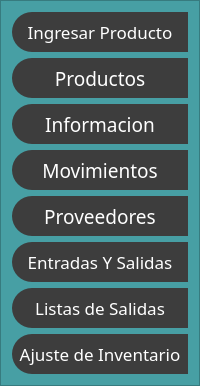
           <widget class="QFrame" name="FrameBotones">
            <property name="minimumSize">
             <size>
              <width>200</width>
              <height>0</height>
             </size>
            </property>
            <property name="maximumSize">
             <size>
              <width>0</width>
              <height>16777215</height>
             </size>
            </property>
            <property name="styleSheet">
             <string notr="true">QFrame{
background-color:#479FA4;
}

QPushButton{
background-color:rgb(61,61,61);
border-top-left-radius:20px;
border-bottom-left-radius:20px;
color:rgb(255,255,255);
}

QPushButton:hover{
background-color:white;
border-top-left-radius:20px;
border-bottom-left-radius:20px;
color:rgb(0,0,0);
}</string>
            </property>
            <property name="frameShape">
             <enum>QFrame::StyledPanel</enum>
            </property>
            <property name="frameShadow">
             <enum>QFrame::Raised</enum>
            </property>
            <layout class="QVBoxLayout" name="verticalLayout_3">
             <item>
              <widget class="QPushButton" name="BTIngresarProd">
               <property name="minimumSize">
                <size>
                 <width>0</width>
                 <height>40</height>
                </size>
               </property>
               <property name="font">
                <font>
                 <family>Goudy Old Style</family>
                 <pointsize>13</pointsize>
                </font>
               </property>
               <property name="cursor">
                <cursorShape>PointingHandCursor</cursorShape>
               </property>
               <property name="text">
                <string>Ingresar Producto</string>
               </property>
               <property name="iconSize">
                <size>
                 <width>16</width>
                 <height>16</height>
                </size>
               </property>
              </widget>
             </item>
             <item>
              <widget class="QPushButton" name="BTProductoss">
               <property name="minimumSize">
                <size>
                 <width>0</width>
                 <height>40</height>
                </size>
               </property>
               <property name="font">
                <font>
                 <family>Goudy Old Style</family>
                 <pointsize>14</pointsize>
                 <weight>50</weight>
                 <italic>false</italic>
                 <bold>false</bold>
                </font>
               </property>
               <property name="cursor">
                <cursorShape>PointingHandCursor</cursorShape>
               </property>
               <property name="text">
                <string>Productos</string>
               </property>
               <property name="iconSize">
                <size>
                 <width>16</width>
                 <height>16</height>
                </size>
               </property>
              </widget>
             </item>
             <item>
              <widget class="QPushButton" name="BTInformacion">
               <property name="minimumSize">
                <size>
                 <width>0</width>
                 <height>40</height>
                </size>
               </property>
               <property name="font">
                <font>
                 <family>Goudy Old Style</family>
                 <pointsize>14</pointsize>
                 <weight>50</weight>
                 <italic>false</italic>
                 <bold>false</bold>
                </font>
               </property>
               <property name="cursor">
                <cursorShape>PointingHandCursor</cursorShape>
               </property>
               <property name="text">
                <string>Informacion</string>
               </property>
               <property name="iconSize">
                <size>
                 <width>16</width>
                 <height>16</height>
                </size>
               </property>
              </widget>
             </item>
             <item>
              <widget class="QPushButton" name="BTMovimientoss">
               <property name="minimumSize">
                <size>
                 <width>0</width>
                 <height>40</height>
                </size>
               </property>
               <property name="font">
                <font>
                 <family>Goudy Old Style</family>
                 <pointsize>14</pointsize>
                 <weight>50</weight>
                 <italic>false</italic>
                 <bold>false</bold>
                </font>
               </property>
               <property name="cursor">
                <cursorShape>PointingHandCursor</cursorShape>
               </property>
               <property name="text">
                <string>Movimientos</string>
               </property>
               <property name="iconSize">
                <size>
                 <width>16</width>
                 <height>16</height>
                </size>
               </property>
              </widget>
             </item>
             <item>
              <widget class="QPushButton" name="BTProveedores">
               <property name="minimumSize">
                <size>
                 <width>0</width>
                 <height>40</height>
                </size>
               </property>
               <property name="font">
                <font>
                 <family>Goudy Old Style</family>
                 <pointsize>14</pointsize>
                 <weight>50</weight>
                 <italic>false</italic>
                 <bold>false</bold>
                </font>
               </property>
               <property name="cursor">
                <cursorShape>PointingHandCursor</cursorShape>
               </property>
               <property name="text">
                <string>Proveedores</string>
               </property>
               <property name="iconSize">
                <size>
                 <width>16</width>
                 <height>16</height>
                </size>
               </property>
              </widget>
             </item>
             <item>
              <widget class="QPushButton" name="BTEntradasSalidas">
               <property name="minimumSize">
                <size>
                 <width>0</width>
                 <height>40</height>
                </size>
               </property>
               <property name="font">
                <font>
                 <family>Goudy Old Style</family>
                 <pointsize>13</pointsize>
                 <weight>50</weight>
                 <italic>false</italic>
                 <bold>false</bold>
                </font>
               </property>
               <property name="cursor">
                <cursorShape>PointingHandCursor</cursorShape>
               </property>
               <property name="text">
                <string>Entradas Y Salidas</string>
               </property>
               <property name="iconSize">
                <size>
                 <width>16</width>
                 <height>16</height>
                </size>
               </property>
              </widget>
             </item>
             <item>
              <widget class="QPushButton" name="BTLIstasSal">
               <property name="minimumSize">
                <size>
                 <width>0</width>
                 <height>40</height>
                </size>
               </property>
               <property name="font">
                <font>
                 <family>Goudy Old Style</family>
                 <pointsize>13</pointsize>
                 <weight>50</weight>
                 <italic>false</italic>
                 <bold>false</bold>
                </font>
               </property>
               <property name="cursor">
                <cursorShape>PointingHandCursor</cursorShape>
               </property>
               <property name="text">
                <string>Listas de Salidas</string>
               </property>
               <property name="iconSize">
                <size>
                 <width>16</width>
                 <height>16</height>
                </size>
               </property>
              </widget>
             </item>
             <item>
              <widget class="QPushButton" name="BTAjusteInv">
               <property name="minimumSize">
                <size>
                 <width>0</width>
                 <height>40</height>
                </size>
               </property>
               <property name="font">
                <font>
                 <family>Goudy Old Style</family>
                 <pointsize>13</pointsize>
                 <weight>50</weight>
                 <italic>false</italic>
                 <bold>false</bold>
                </font>
               </property>
               <property name="cursor">
                <cursorShape>PointingHandCursor</cursorShape>
               </property>
               <property name="text">
                <string>Ajuste de Inventario</string>
               </property>
               <property name="iconSize">
                <size>
                 <width>16</width>
                 <height>16</height>
                </size>
               </property>
              </widget>
             </item>
            </layout>
           </widget>
